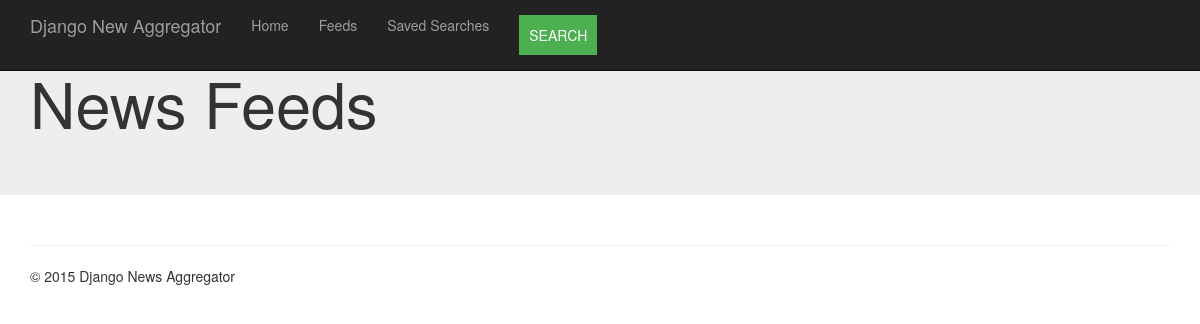
The app's page /auth/news/feeds/ (signed in), older data.
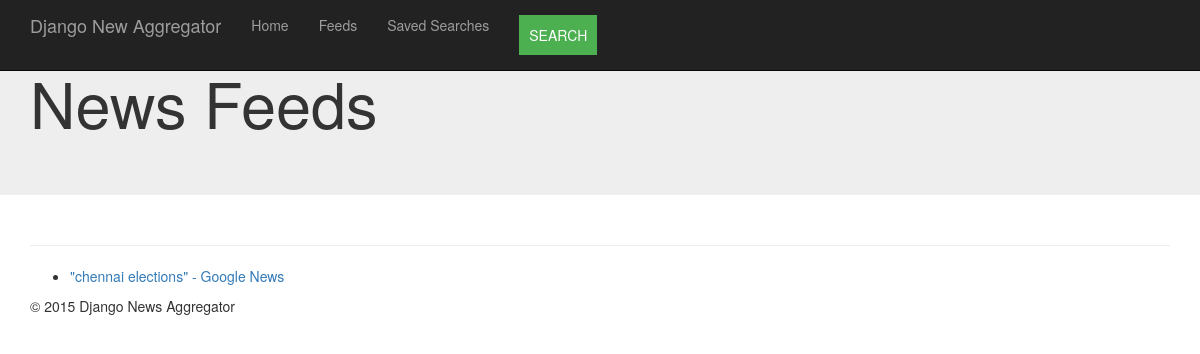
The same page, newer data.
### news_items/models.py (models this page shows, shortened)
class Feed(models.Model):
    title = models.CharField(max_length=200)
    url = models.URLField()
    is_active = models.BooleanField(default=False)
    query = models.ForeignKey(Query, on_delete=models.CASCADE)

### news_items/views.py (the view)
@login_required
def feeds_list(request):
    feeds = Feed.objects.filter(query__query_fk__user=request.user)
    return render(request, 'news_items/feeds_list.html', {'feeds': feeds})

### news_items/templates/news_items/feeds_list.html
{% extends 'news_items/base.html' %}
{% block content %}
<div class="jumbotron">
  <div class="container">
    <h1>News Feeds</h1>
  </div>
</div>
<div class="container">
  <hr>
  <ul>
    {% for feed in feeds %}
      <li><a href="{{feed.url}}">{{feed.title}}</a></li>
    {% endfor %}
  </ul>
  <footer>
    <p>&copy; 2015 Django News Aggregator</p>
  </footer>
</div>
{% endblock %}

### news_items/templates/news_items/base.html (shortened to what this page needs)
<!DOCTYPE html>
<html lang="en">
  <head>
    <link href="https://maxcdn.bootstrapcdn.com/bootstrap/3.3.6/css/bootstrap.min.css" rel="stylesheet">
  </head>
  <body>
    <nav class="navbar navbar-inverse navbar-fixed-top">
      <div class="container">
        <div class="navbar-header">
          <a class="navbar-brand" href="#">Django New Aggregator</a>
        </div>
        <div id="navbar" class="navbar-collapse collapse">
          <ul class="nav navbar-nav">
              <li><a href="{% url 'authentication:news_items:articles_list' %}">Home</a></li>
              <li><a href="{% url 'authentication:news_items:feeds_list' %}">Feeds</a></li>
              <li><a href="{% url 'authentication:news_items:saved_queries' %}">Saved Searches</a></li>
              <li><a href="{% url 'authentication:news_items:feed_new' %}">
                            <button type="submit"
                                    style="padding:10px;background-color:#4CAF50;border:none;color:white;display:inline-block">
                                 SEARCH
                            </button>
              </a>
              </li>
          </ul>
        </div>
      </div>
    </nav>
    {% block content %}
    {% endblock %}
  </body>
</html>

Row changes from the older to the newer data that the page shows:
added Feed: title "\"chennai elections\" - Google News"
